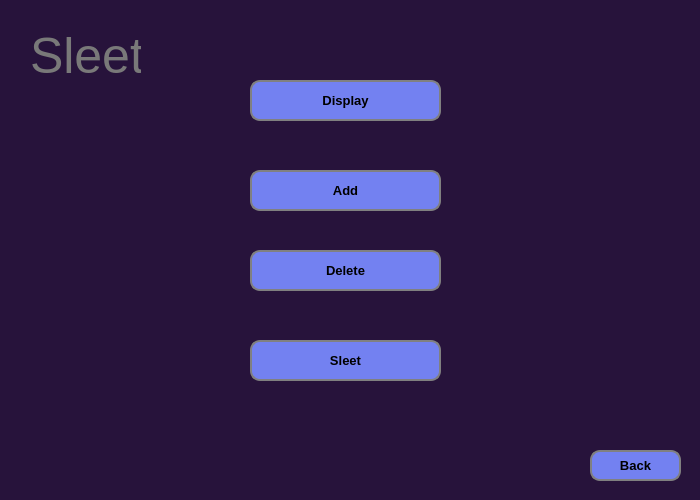
<?xml version="1.0" encoding="UTF-8"?>
<ui version="4.0">
 <class>funtion</class>
 <widget class="QMainWindow" name="funtion">
  <property name="geometry">
   <rect>
    <x>0</x>
    <y>0</y>
    <width>700</width>
    <height>500</height>
   </rect>
  </property>
  <property name="minimumSize">
   <size>
    <width>700</width>
    <height>500</height>
   </size>
  </property>
  <property name="maximumSize">
   <size>
    <width>700</width>
    <height>500</height>
   </size>
  </property>
  <property name="windowTitle">
   <string>Sleet</string>
  </property>
  <property name="styleSheet">
   <string notr="true">background-color: rgb(39, 19, 59)</string>
  </property>
  <widget class="QWidget" name="centralwidget">
   <widget class="QPushButton" name="instructionbtn_2">
    <property name="geometry">
     <rect>
      <x>250</x>
      <y>80</y>
      <width>191</width>
      <height>41</height>
     </rect>
    </property>
    <property name="styleSheet">
     <string notr="true">QPushButton{
background-color: rgb(115, 129, 241);
border-color: grey;
border-radius:10px ;
border-width:2px;
border-style:solid;
font-weight: bold;
transition: all 0.5s;
font-size:13px;
}
QPushButton:hover{

background-color:rgb(83, 83, 83);
border-color: black;
border-width:5px

	
}


</string>
    </property>
    <property name="text">
     <string>Display</string>
    </property>
   </widget>
   <widget class="QLabel" name="label">
    <property name="geometry">
     <rect>
      <x>30</x>
      <y>20</y>
      <width>111</width>
      <height>71</height>
     </rect>
    </property>
    <property name="styleSheet">
     <string notr="true">background-color: rgba(0,0,0,0%);
color: rgb(121, 121, 121);
font-size : 50px;

</string>
    </property>
    <property name="text">
     <string>Sleet</string>
    </property>
   </widget>
   <widget class="QPushButton" name="instructionbtn_3">
    <property name="geometry">
     <rect>
      <x>250</x>
      <y>250</y>
      <width>191</width>
      <height>41</height>
     </rect>
    </property>
    <property name="styleSheet">
     <string notr="true">QPushButton{
background-color: rgb(115, 129, 241);
border-color: grey;
border-radius:10px ;
border-width:2px;
border-style:solid;
font-weight: bold;
transition: all 0.5s;
font-size:13px;
}
QPushButton:hover{
background-color:rgb(83, 83, 83);
border-color: black;
border-width:5px

	
}


</string>
    </property>
    <property name="text">
     <string>Delete</string>
    </property>
   </widget>
   <widget class="QPushButton" name="instructionbtn_4">
    <property name="geometry">
     <rect>
      <x>250</x>
      <y>340</y>
      <width>191</width>
      <height>41</height>
     </rect>
    </property>
    <property name="styleSheet">
     <string notr="true">QPushButton{
background-color: rgb(115, 129, 241);
border-color: grey;
border-radius:10px ;
border-width:2px;
border-style:solid;
font-weight: bold;
transition: all 0.5s;
font-size:13px;
}
QPushButton:hover{
background-color:rgb(55, 179, 53);
border-color: black;
border-width:5px



	
}


</string>
    </property>
    <property name="text">
     <string>Sleet</string>
    </property>
   </widget>
   <widget class="QPushButton" name="instructionbtn_5">
    <property name="geometry">
     <rect>
      <x>250</x>
      <y>170</y>
      <width>191</width>
      <height>41</height>
     </rect>
    </property>
    <property name="styleSheet">
     <string notr="true">QPushButton{
background-color: rgb(115, 129, 241);
border-color: grey;
border-radius:10px ;
border-width:2px;
border-style:solid;
font-weight: bold;
transition: all 0.5s;
font-size:13px;
}
QPushButton:hover{
background-color:rgb(83, 83, 83);
border-color: black;
border-width:5px

	
}


</string>
    </property>
    <property name="text">
     <string>Add</string>
    </property>
   </widget>
   <widget class="QPushButton" name="instructionbtn_6">
    <property name="geometry">
     <rect>
      <x>590</x>
      <y>450</y>
      <width>91</width>
      <height>31</height>
     </rect>
    </property>
    <property name="styleSheet">
     <string notr="true">QPushButton{
background-color: rgb(115, 129, 241);
border-color: grey;
border-radius:10px ;
border-width:2px;
border-style:solid;
font-weight: bold;
transition: all 0.5s;
font-size:13px;
}
QPushButton:hover{
background-color:rgb(83, 83, 83);
border-color: black;
border-width:5px

	
}


</string>
    </property>
    <property name="text">
     <string>Back</string>
    </property>
   </widget>
  </widget>
 </widget>
 <resources/>
 <connections/>
</ui>
